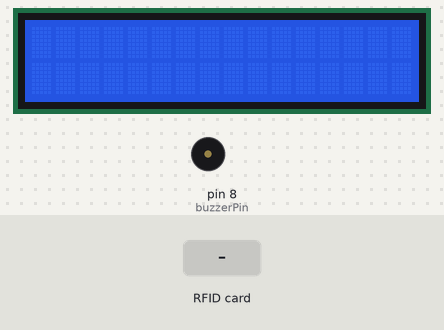
This sketch was run on a simulated Arduino Uno, built with avr-gcc and run on an emulated ATmega328P. Shown: 16×2 character LCD, buzzer (waves = sounding, pin HIGH). The inputs (shaded band) are chosen by the test bench. Pins used as bus, display or sensor lines are not drawn.

Above: at 1.3 s.
1.4 s: RFID card 5E 7A 19 C4 held to the reader
At 2.2 s:
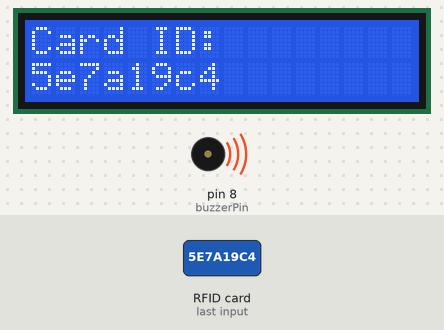
At 3.2 s:
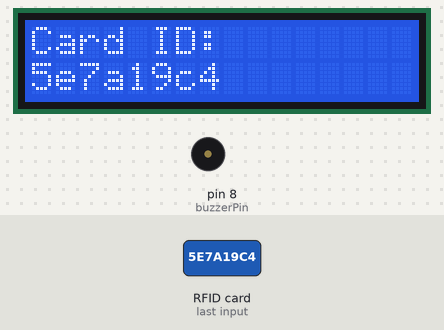
Timing chart, 0 to 4.7 s (numbered marks = the images above; inputs shaded):
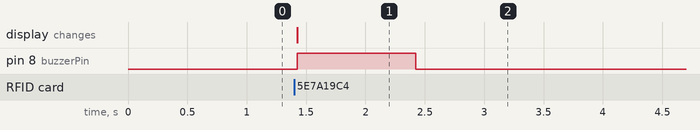

Measured:
- after the input at 1.4 s, pin 8 (buzzerPin): LOW → HIGH at once, → LOW 1.0 s later; the display: changes at once (image 1)

The sketch:

main.ino
```cpp
#include <SPI.h>
#include <MFRC522.h>
#include <LiquidCrystal.h>

#define SS_PIN 10
#define RST_PIN 9

MFRC522 mfrc522(SS_PIN, RST_PIN);
LiquidCrystal lcd(2, 3, 4, 5, 6, 7);

int buzzerPin = 8;

void setup() {
  Serial.begin(9600);
  SPI.begin();
  mfrc522.PCD_Init();
  lcd.begin(16, 2);
  pinMode(buzzerPin, OUTPUT);
}

void loop() {
  if (mfrc522.PICC_IsNewCardPresent() && mfrc522.PICC_ReadCardSerial()) {
    String cardID = "";
    for (byte i = 0; i < mfrc522.uid.size; i++) {
      cardID += String(mfrc522.uid.uidByte[i] < 0x10 ? "0" : "");
      cardID += String(mfrc522.uid.uidByte[i], HEX);
    }
    lcd.clear();
    lcd.print("Card ID:");
    lcd.setCursor(0, 1);
    lcd.print(cardID);
    digitalWrite(buzzerPin, HIGH);
    delay(1000);
    digitalWrite(buzzerPin, LOW);
  }
}
```
